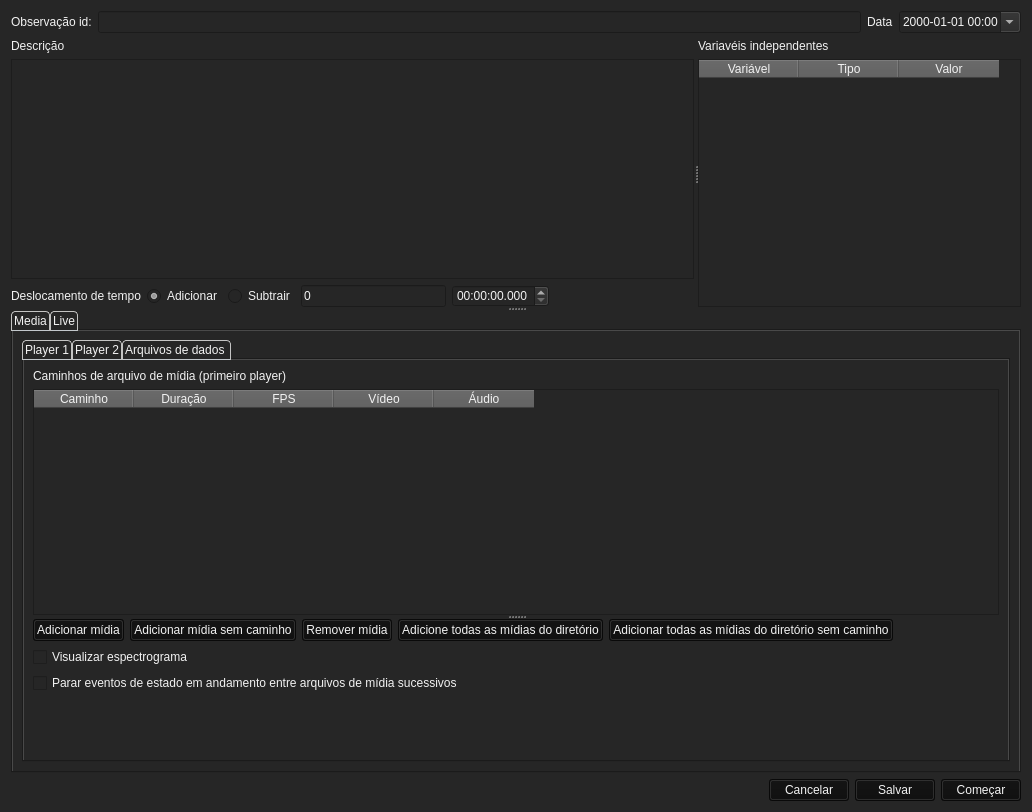
<?xml version="1.0" encoding="UTF-8"?>
<ui version="4.0">
 <class>Form</class>
 <widget class="QWidget" name="Form">
  <property name="geometry">
   <rect>
    <x>0</x>
    <y>0</y>
    <width>1032</width>
    <height>812</height>
   </rect>
  </property>
  <property name="windowTitle">
   <string>Nova Observação</string>
  </property>
  <property name="windowIcon">
   <iconset>
    <normaloff>logo.png</normaloff>logo.png</iconset>
  </property>
  <property name="styleSheet">
   <string notr="true">background-color: rgb(38, 38, 38);
color: rgb(242, 242, 242);</string>
  </property>
  <layout class="QVBoxLayout" name="verticalLayout_12">
   <item>
    <layout class="QHBoxLayout" name="horizontalLayout_2">
     <item>
      <widget class="QLabel" name="label">
       <property name="text">
        <string>Observação id:</string>
       </property>
      </widget>
     </item>
     <item>
      <widget class="QLineEdit" name="leObservationId"/>
     </item>
     <item>
      <widget class="QLabel" name="label_8">
       <property name="text">
        <string>Data</string>
       </property>
      </widget>
     </item>
     <item>
      <widget class="QDateTimeEdit" name="dteDate">
       <property name="displayFormat">
        <string>yyyy-MM-dd hh:mm</string>
       </property>
       <property name="calendarPopup">
        <bool>true</bool>
       </property>
      </widget>
     </item>
    </layout>
   </item>
   <item>
    <widget class="QSplitter" name="splitter_2">
     <property name="orientation">
      <enum>Qt::Vertical</enum>
     </property>
     <widget class="QSplitter" name="splitter">
      <property name="orientation">
       <enum>Qt::Horizontal</enum>
      </property>
      <widget class="QWidget" name="layoutWidget">
       <layout class="QVBoxLayout" name="verticalLayout_2">
        <item>
         <widget class="QLabel" name="label_9">
          <property name="sizePolicy">
           <sizepolicy hsizetype="Preferred" vsizetype="Preferred">
            <horstretch>0</horstretch>
            <verstretch>0</verstretch>
           </sizepolicy>
          </property>
          <property name="text">
           <string>Descrição</string>
          </property>
          <property name="alignment">
           <set>Qt::AlignLeading|Qt::AlignLeft|Qt::AlignVCenter</set>
          </property>
         </widget>
        </item>
        <item>
         <widget class="QTextEdit" name="teDescription">
          <property name="sizePolicy">
           <sizepolicy hsizetype="Expanding" vsizetype="Expanding">
            <horstretch>0</horstretch>
            <verstretch>0</verstretch>
           </sizepolicy>
          </property>
          <property name="maximumSize">
           <size>
            <width>16777215</width>
            <height>16777215</height>
           </size>
          </property>
          <property name="acceptDrops">
           <bool>false</bool>
          </property>
         </widget>
        </item>
        <item>
         <layout class="QHBoxLayout" name="horizontalLayout_6">
          <item>
           <widget class="QLabel" name="lbTimeOffset">
            <property name="text">
             <string>Deslocamento de tempo</string>
            </property>
           </widget>
          </item>
          <item>
           <widget class="QRadioButton" name="rbAdd">
            <property name="text">
             <string>Adicionar</string>
            </property>
            <property name="checked">
             <bool>true</bool>
            </property>
           </widget>
          </item>
          <item>
           <widget class="QRadioButton" name="rbSubstract">
            <property name="text">
             <string>Subtrair</string>
            </property>
           </widget>
          </item>
          <item>
           <widget class="QLineEdit" name="leTimeOffset">
            <property name="text">
             <string>0</string>
            </property>
           </widget>
          </item>
          <item>
           <widget class="QTimeEdit" name="teTimeOffset">
            <property name="displayFormat">
             <string>hh:mm:ss.zzz</string>
            </property>
           </widget>
          </item>
          <item>
           <spacer name="horizontalSpacer_2">
            <property name="orientation">
             <enum>Qt::Horizontal</enum>
            </property>
            <property name="sizeHint" stdset="0">
             <size>
              <width>40</width>
              <height>20</height>
             </size>
            </property>
           </spacer>
          </item>
         </layout>
        </item>
       </layout>
      </widget>
      <widget class="QWidget" name="layoutWidget">
       <layout class="QVBoxLayout" name="verticalLayout_11" stretch="0,0">
        <item>
         <widget class="QLabel" name="label_3">
          <property name="text">
           <string>Variavéis independentes</string>
          </property>
         </widget>
        </item>
        <item>
         <widget class="QTableWidget" name="twIndepVariables">
          <property name="styleSheet">
           <string notr="true">QTableWidget::item {
  selection-background-color: rgb(89, 89, 89);
  selection-color: rgb(242, 242, 242);
}

QTableWidget::item:selected{
	selection-background-color: rgb(38, 38, 38);
    selection-color: rgb(242, 242, 242); 
}

QHeaderView::section
{
  background-color: rgb(89, 89, 89);
  color: rgb(242, 242, 242);
}
QTableWidget QListWidget {
	background-color: rgb(38, 38, 38);
	color: rgb(242, 242, 242);
}</string>
          </property>
          <column>
           <property name="text">
            <string>Variável</string>
           </property>
          </column>
          <column>
           <property name="text">
            <string>Tipo</string>
           </property>
          </column>
          <column>
           <property name="text">
            <string>Valor</string>
           </property>
          </column>
         </widget>
        </item>
       </layout>
      </widget>
     </widget>
     <widget class="QWidget" name="layoutWidget">
      <layout class="QVBoxLayout" name="verticalLayout_9">
       <item>
        <widget class="QTabWidget" name="tabProjectType">
         <property name="enabled">
          <bool>true</bool>
         </property>
         <property name="maximumSize">
          <size>
           <width>16777215</width>
           <height>16777215</height>
          </size>
         </property>
         <property name="styleSheet">
          <string notr="true">QTabBar::tab  {
    background: rgb(38, 38, 38);
    border: 1px solid #C4C4C3;
    border-bottom-color: #C2C7CB; /* same as the pane color */
    border-top-left-radius: 4px;
    border-top-right-radius: 4px;
    min-width: 8ex;
    padding: 2px;
}</string>
         </property>
         <property name="tabShape">
          <enum>QTabWidget::Rounded</enum>
         </property>
         <property name="currentIndex">
          <number>0</number>
         </property>
         <property name="usesScrollButtons">
          <bool>false</bool>
         </property>
         <property name="documentMode">
          <bool>false</bool>
         </property>
         <property name="tabsClosable">
          <bool>false</bool>
         </property>
         <property name="movable">
          <bool>false</bool>
         </property>
         <widget class="QWidget" name="tabVideo">
          <attribute name="title">
           <string>Media</string>
          </attribute>
          <layout class="QVBoxLayout" name="verticalLayout_14">
           <item>
            <widget class="QTabWidget" name="tabWidget">
             <property name="currentIndex">
              <number>0</number>
             </property>
             <widget class="QWidget" name="tab_player_1">
              <property name="styleSheet">
               <string notr="true">color: rgb(242, 242, 242);</string>
              </property>
              <attribute name="title">
               <string>Player 1</string>
              </attribute>
              <layout class="QVBoxLayout" name="verticalLayout_5">
               <item>
                <widget class="QSplitter" name="splitter_3">
                 <property name="orientation">
                  <enum>Qt::Vertical</enum>
                 </property>
                 <widget class="QWidget" name="layoutWidget">
                  <layout class="QVBoxLayout" name="verticalLayout_3">
                   <item>
                    <widget class="QLabel" name="label_5">
                     <property name="text">
                      <string>Caminhos de arquivo de mídia (primeiro player)</string>
                     </property>
                    </widget>
                   </item>
                   <item>
                    <widget class="QTableWidget" name="twVideo1">
                     <property name="styleSheet">
                      <string notr="true">QTableWidget::item {
  selection-background-color: rgb(89, 89, 89);
  selection-color: rgb(242, 242, 242);
}

QTableWidget::item:selected{
	selection-background-color: rgb(38, 38, 38);
    selection-color: rgb(242, 242, 242); 
}

QHeaderView::section
{
  background-color: rgb(89, 89, 89);
  color: rgb(242, 242, 242);
}</string>
                     </property>
                     <property name="editTriggers">
                      <set>QAbstractItemView::NoEditTriggers</set>
                     </property>
                     <property name="selectionMode">
                      <enum>QAbstractItemView::SingleSelection</enum>
                     </property>
                     <property name="selectionBehavior">
                      <enum>QAbstractItemView::SelectRows</enum>
                     </property>
                     <column>
                      <property name="text">
                       <string>Caminho</string>
                      </property>
                     </column>
                     <column>
                      <property name="text">
                       <string>Duração</string>
                      </property>
                     </column>
                     <column>
                      <property name="text">
                       <string>FPS</string>
                      </property>
                     </column>
                     <column>
                      <property name="text">
                       <string>Vídeo</string>
                      </property>
                     </column>
                     <column>
                      <property name="text">
                       <string>Áudio</string>
                      </property>
                     </column>
                    </widget>
                   </item>
                  </layout>
                 </widget>
                 <widget class="QWidget" name="layoutWidget">
                  <layout class="QVBoxLayout" name="verticalLayout">
                   <item>
                    <layout class="QHBoxLayout" name="horizontalLayout_3">
                     <item>
                      <widget class="QPushButton" name="pbAddVideo">
                       <property name="cursor">
                        <cursorShape>PointingHandCursor</cursorShape>
                       </property>
                       <property name="styleSheet">
                        <string notr="true">background-color: rgb(13, 13, 13);</string>
                       </property>
                       <property name="text">
                        <string>Adicionar mídia</string>
                       </property>
                      </widget>
                     </item>
                     <item>
                      <widget class="QPushButton" name="pb_add_media_without_path">
                       <property name="cursor">
                        <cursorShape>PointingHandCursor</cursorShape>
                       </property>
                       <property name="styleSheet">
                        <string notr="true">background-color: rgb(13, 13, 13);</string>
                       </property>
                       <property name="text">
                        <string>Adicionar mídia sem caminho</string>
                       </property>
                      </widget>
                     </item>
                     <item>
                      <widget class="QPushButton" name="pbRemoveVideo">
                       <property name="cursor">
                        <cursorShape>PointingHandCursor</cursorShape>
                       </property>
                       <property name="styleSheet">
                        <string notr="true">background-color: rgb(13, 13, 13);</string>
                       </property>
                       <property name="text">
                        <string>Remover mídia</string>
                       </property>
                      </widget>
                     </item>
                     <item>
                      <widget class="QPushButton" name="pbAddMediaFromDir">
                       <property name="cursor">
                        <cursorShape>PointingHandCursor</cursorShape>
                       </property>
                       <property name="styleSheet">
                        <string notr="true">background-color: rgb(13, 13, 13);</string>
                       </property>
                       <property name="text">
                        <string>Adicione todas as mídias do diretório</string>
                       </property>
                      </widget>
                     </item>
                     <item>
                      <widget class="QPushButton" name="pb_add_all_media_from_dir_without_path">
                       <property name="cursor">
                        <cursorShape>PointingHandCursor</cursorShape>
                       </property>
                       <property name="styleSheet">
                        <string notr="true">background-color: rgb(13, 13, 13);</string>
                       </property>
                       <property name="text">
                        <string>Adicionar todas as mídias do diretório sem caminho</string>
                       </property>
                      </widget>
                     </item>
                     <item>
                      <spacer name="horizontalSpacer_6">
                       <property name="orientation">
                        <enum>Qt::Horizontal</enum>
                       </property>
                       <property name="sizeHint" stdset="0">
                        <size>
                         <width>40</width>
                         <height>20</height>
                        </size>
                       </property>
                      </spacer>
                     </item>
                    </layout>
                   </item>
                   <item>
                    <widget class="QCheckBox" name="cbVisualizeSpectrogram">
                     <property name="text">
                      <string>Visualizar espectrograma</string>
                     </property>
                    </widget>
                   </item>
                   <item>
                    <widget class="QCheckBox" name="cbCloseCurrentBehaviorsBetweenVideo">
                     <property name="text">
                      <string>Parar eventos de estado em andamento entre arquivos de mídia sucessivos</string>
                     </property>
                    </widget>
                   </item>
                   <item>
                    <spacer name="verticalSpacer">
                     <property name="orientation">
                      <enum>Qt::Vertical</enum>
                     </property>
                     <property name="sizeType">
                      <enum>QSizePolicy::MinimumExpanding</enum>
                     </property>
                     <property name="sizeHint" stdset="0">
                      <size>
                       <width>20</width>
                       <height>40</height>
                      </size>
                     </property>
                    </spacer>
                   </item>
                  </layout>
                 </widget>
                </widget>
               </item>
              </layout>
             </widget>
             <widget class="QWidget" name="tab_player_2">
              <property name="styleSheet">
               <string notr="true">color: rgb(242, 242, 242);</string>
              </property>
              <attribute name="title">
               <string>Player 2</string>
              </attribute>
              <layout class="QVBoxLayout" name="verticalLayout_7">
               <item>
                <widget class="QSplitter" name="splitter_4">
                 <property name="orientation">
                  <enum>Qt::Vertical</enum>
                 </property>
                 <widget class="QWidget" name="layoutWidget">
                  <layout class="QVBoxLayout" name="verticalLayout_4">
                   <item>
                    <widget class="QLabel" name="label_2">
                     <property name="text">
                      <string>Caminhos de arquivo de mídia para o segundo player(serão reproduzidos simultaneamente)</string>
                     </property>
                    </widget>
                   </item>
                   <item>
                    <widget class="QTableWidget" name="twVideo2">
                     <property name="styleSheet">
                      <string notr="true">QTableWidget::item {
  selection-background-color: rgb(89, 89, 89);
  selection-color: rgb(242, 242, 242);
}

QTableWidget::item:selected{
	selection-background-color: rgb(38, 38, 38);
    selection-color: rgb(242, 242, 242); 
}

QHeaderView::section
{
  background-color: rgb(89, 89, 89);
  color: rgb(242, 242, 242);
}</string>
                     </property>
                     <column>
                      <property name="text">
                       <string>Caminho</string>
                      </property>
                     </column>
                     <column>
                      <property name="text">
                       <string>Duração</string>
                      </property>
                     </column>
                     <column>
                      <property name="text">
                       <string>FPS</string>
                      </property>
                     </column>
                     <column>
                      <property name="text">
                       <string>Vídeo</string>
                      </property>
                     </column>
                     <column>
                      <property name="text">
                       <string>Áudio</string>
                      </property>
                     </column>
                    </widget>
                   </item>
                  </layout>
                 </widget>
                 <widget class="QWidget" name="layoutWidget">
                  <layout class="QVBoxLayout" name="verticalLayout_6">
                   <item>
                    <layout class="QHBoxLayout" name="horizontalLayout_4">
                     <item>
                      <widget class="QPushButton" name="pbAddVideo_2">
                       <property name="cursor">
                        <cursorShape>PointingHandCursor</cursorShape>
                       </property>
                       <property name="styleSheet">
                        <string notr="true">background-color: rgb(13, 13, 13);</string>
                       </property>
                       <property name="text">
                        <string>Adicionar mídia</string>
                       </property>
                      </widget>
                     </item>
                     <item>
                      <widget class="QPushButton" name="pb_add_media_without_path2">
                       <property name="cursor">
                        <cursorShape>PointingHandCursor</cursorShape>
                       </property>
                       <property name="styleSheet">
                        <string notr="true">background-color: rgb(13, 13, 13);</string>
                       </property>
                       <property name="text">
                        <string>Adicionar mídia sem caminho</string>
                       </property>
                      </widget>
                     </item>
                     <item>
                      <widget class="QPushButton" name="pbRemoveVideo_2">
                       <property name="cursor">
                        <cursorShape>PointingHandCursor</cursorShape>
                       </property>
                       <property name="styleSheet">
                        <string notr="true">background-color: rgb(13, 13, 13);</string>
                       </property>
                       <property name="text">
                        <string>Remover mídia</string>
                       </property>
                      </widget>
                     </item>
                     <item>
                      <spacer name="horizontalSpacer_5">
                       <property name="orientation">
                        <enum>Qt::Horizontal</enum>
                       </property>
                       <property name="sizeHint" stdset="0">
                        <size>
                         <width>40</width>
                         <height>20</height>
                        </size>
                       </property>
                      </spacer>
                     </item>
                    </layout>
                   </item>
                   <item>
                    <layout class="QHBoxLayout" name="horizontalLayout_7">
                     <item>
                      <widget class="QLabel" name="lbTimeOffset_2">
                       <property name="text">
                        <string>Deslocamento de tempo para o segundo jogador</string>
                       </property>
                      </widget>
                     </item>
                     <item>
                      <widget class="QRadioButton" name="rbEarlier">
                       <property name="text">
                        <string>Cedo</string>
                       </property>
                       <property name="checked">
                        <bool>true</bool>
                       </property>
                      </widget>
                     </item>
                     <item>
                      <widget class="QRadioButton" name="rbLater">
                       <property name="text">
                        <string>Tarde</string>
                       </property>
                      </widget>
                     </item>
                     <item>
                      <widget class="QLineEdit" name="leTimeOffset_2">
                       <property name="text">
                        <string>0</string>
                       </property>
                      </widget>
                     </item>
                     <item>
                      <widget class="QTimeEdit" name="teTimeOffset_2">
                       <property name="displayFormat">
                        <string>hh:mm:ss.zzz</string>
                       </property>
                      </widget>
                     </item>
                     <item>
                      <spacer name="horizontalSpacer_4">
                       <property name="orientation">
                        <enum>Qt::Horizontal</enum>
                       </property>
                       <property name="sizeHint" stdset="0">
                        <size>
                         <width>40</width>
                         <height>20</height>
                        </size>
                       </property>
                      </spacer>
                     </item>
                    </layout>
                   </item>
                   <item>
                    <spacer name="verticalSpacer_3">
                     <property name="orientation">
                      <enum>Qt::Vertical</enum>
                     </property>
                     <property name="sizeHint" stdset="0">
                      <size>
                       <width>20</width>
                       <height>40</height>
                      </size>
                     </property>
                    </spacer>
                   </item>
                  </layout>
                 </widget>
                </widget>
               </item>
              </layout>
             </widget>
             <widget class="QWidget" name="tab_data_files">
              <property name="styleSheet">
               <string notr="true">color: rgb(242, 242, 242);</string>
              </property>
              <attribute name="title">
               <string>Arquivos de dados </string>
              </attribute>
              <layout class="QVBoxLayout" name="verticalLayout_17">
               <item>
                <widget class="QSplitter" name="splitter_5">
                 <property name="orientation">
                  <enum>Qt::Vertical</enum>
                 </property>
                 <widget class="QWidget" name="layoutWidget">
                  <layout class="QVBoxLayout" name="verticalLayout_15">
                   <item>
                    <widget class="QLabel" name="label_7">
                     <property name="text">
                      <string>Arquivos de dados para traçar</string>
                     </property>
                    </widget>
                   </item>
                   <item>
                    <widget class="QTableWidget" name="tw_data_files">
                     <property name="styleSheet">
                      <string notr="true">QTableWidget::item {
  selection-background-color: rgb(89, 89, 89);
  selection-color: rgb(242, 242, 242);
}

QTableWidget::item:selected{
	selection-background-color: rgb(38, 38, 38);
    selection-color: rgb(242, 242, 242); 
}

QHeaderView::section
{
  background-color: rgb(89, 89, 89);
  color: rgb(242, 242, 242);
}</string>
                     </property>
                     <column>
                      <property name="text">
                       <string>Caminho</string>
                      </property>
                     </column>
                     <column>
                      <property name="text">
                       <string>Colunas para traçar</string>
                      </property>
                     </column>
                     <column>
                      <property name="text">
                       <string>Título do lote</string>
                      </property>
                     </column>
                     <column>
                      <property name="text">
                       <string>Nome variável</string>
                      </property>
                     </column>
                     <column>
                      <property name="text">
                       <string>Conversores</string>
                      </property>
                     </column>
                     <column>
                      <property name="text">
                       <string>Intervalo(s) de tempo</string>
                      </property>
                     </column>
                     <column>
                      <property name="text">
                       <string>Posição(ões) inicial(is)</string>
                      </property>
                     </column>
                     <column>
                      <property name="text">
                       <string>Subtrair primeiro valor</string>
                      </property>
                     </column>
                     <column>
                      <property name="text">
                       <string>Cor</string>
                      </property>
                     </column>
                    </widget>
                   </item>
                  </layout>
                 </widget>
                 <widget class="QWidget" name="layoutWidget">
                  <layout class="QVBoxLayout" name="verticalLayout_16">
                   <item>
                    <layout class="QHBoxLayout" name="horizontalLayout_5">
                     <item>
                      <widget class="QPushButton" name="pb_add_data_file">
                       <property name="cursor">
                        <cursorShape>PointingHandCursor</cursorShape>
                       </property>
                       <property name="styleSheet">
                        <string notr="true">background-color: rgb(13, 13, 13);</string>
                       </property>
                       <property name="text">
                        <string>Adicionar arquivos de dados</string>
                       </property>
                      </widget>
                     </item>
                     <item>
                      <widget class="QPushButton" name="pb_add_data_file_wo_path">
                       <property name="cursor">
                        <cursorShape>PointingHandCursor</cursorShape>
                       </property>
                       <property name="styleSheet">
                        <string notr="true">background-color: rgb(13, 13, 13);</string>
                       </property>
                       <property name="text">
                        <string>Adicionar arquivo de dados sem caminho</string>
                       </property>
                      </widget>
                     </item>
                     <item>
                      <widget class="QPushButton" name="pb_view_data_head">
                       <property name="cursor">
                        <cursorShape>PointingHandCursor</cursorShape>
                       </property>
                       <property name="styleSheet">
                        <string notr="true">background-color: rgb(13, 13, 13);</string>
                       </property>
                       <property name="text">
                        <string>Visualizar as primeiras linhas</string>
                       </property>
                      </widget>
                     </item>
                     <item>
                      <widget class="QPushButton" name="pb_plot_data">
                       <property name="cursor">
                        <cursorShape>PointingHandCursor</cursorShape>
                       </property>
                       <property name="styleSheet">
                        <string notr="true">background-color: rgb(13, 13, 13);</string>
                       </property>
                       <property name="text">
                        <string>mostrar enredo</string>
                       </property>
                      </widget>
                     </item>
                     <item>
                      <widget class="QPushButton" name="pb_remove_data_file">
                       <property name="cursor">
                        <cursorShape>PointingHandCursor</cursorShape>
                       </property>
                       <property name="styleSheet">
                        <string notr="true">background-color: rgb(13, 13, 13);</string>
                       </property>
                       <property name="text">
                        <string>Remover arquivos de dados</string>
                       </property>
                      </widget>
                     </item>
                     <item>
                      <spacer name="horizontalSpacer_7">
                       <property name="orientation">
                        <enum>Qt::Horizontal</enum>
                       </property>
                       <property name="sizeHint" stdset="0">
                        <size>
                         <width>40</width>
                         <height>20</height>
                        </size>
                       </property>
                      </spacer>
                     </item>
                    </layout>
                   </item>
                   <item>
                    <spacer name="verticalSpacer_4">
                     <property name="orientation">
                      <enum>Qt::Vertical</enum>
                     </property>
                     <property name="sizeHint" stdset="0">
                      <size>
                       <width>20</width>
                       <height>40</height>
                      </size>
                     </property>
                    </spacer>
                   </item>
                  </layout>
                 </widget>
                </widget>
               </item>
              </layout>
             </widget>
            </widget>
           </item>
          </layout>
         </widget>
         <widget class="QWidget" name="tabLive">
          <attribute name="title">
           <string>Live</string>
          </attribute>
          <layout class="QVBoxLayout" name="verticalLayout_10">
           <item>
            <layout class="QVBoxLayout" name="verticalLayout_8">
             <item>
              <layout class="QHBoxLayout" name="horizontalLayout_8">
               <item>
                <widget class="QLabel" name="label_4">
                 <property name="text">
                  <string>Amostragem de digitalização a cada</string>
                 </property>
                </widget>
               </item>
               <item>
                <widget class="QSpinBox" name="sbScanSampling">
                 <property name="maximum">
                  <number>1000000</number>
                 </property>
                </widget>
               </item>
               <item>
                <widget class="QLabel" name="label_6">
                 <property name="text">
                  <string>segundos</string>
                 </property>
                </widget>
               </item>
               <item>
                <spacer name="horizontalSpacer">
                 <property name="orientation">
                  <enum>Qt::Horizontal</enum>
                 </property>
                 <property name="sizeHint" stdset="0">
                  <size>
                   <width>40</width>
                   <height>20</height>
                  </size>
                 </property>
                </spacer>
               </item>
              </layout>
             </item>
             <item>
              <spacer name="verticalSpacer_2">
               <property name="orientation">
                <enum>Qt::Vertical</enum>
               </property>
               <property name="sizeHint" stdset="0">
                <size>
                 <width>20</width>
                 <height>40</height>
                </size>
               </property>
              </spacer>
             </item>
            </layout>
           </item>
          </layout>
         </widget>
        </widget>
       </item>
       <item>
        <layout class="QHBoxLayout" name="horizontalLayout">
         <item>
          <spacer name="horizontalSpacer_3">
           <property name="orientation">
            <enum>Qt::Horizontal</enum>
           </property>
           <property name="sizeHint" stdset="0">
            <size>
             <width>40</width>
             <height>20</height>
            </size>
           </property>
          </spacer>
         </item>
         <item>
          <widget class="QPushButton" name="pbCancel">
           <property name="cursor">
            <cursorShape>PointingHandCursor</cursorShape>
           </property>
           <property name="styleSheet">
            <string notr="true">background-color: rgb(13, 13, 13);</string>
           </property>
           <property name="text">
            <string>Cancelar</string>
           </property>
          </widget>
         </item>
         <item>
          <widget class="QPushButton" name="pbSave">
           <property name="cursor">
            <cursorShape>PointingHandCursor</cursorShape>
           </property>
           <property name="styleSheet">
            <string notr="true">background-color: rgb(13, 13, 13);</string>
           </property>
           <property name="text">
            <string>Salvar</string>
           </property>
          </widget>
         </item>
         <item>
          <widget class="QPushButton" name="pbLaunch">
           <property name="cursor">
            <cursorShape>PointingHandCursor</cursorShape>
           </property>
           <property name="styleSheet">
            <string notr="true">background-color: rgb(13, 13, 13);</string>
           </property>
           <property name="text">
            <string>Começar</string>
           </property>
          </widget>
         </item>
        </layout>
       </item>
      </layout>
     </widget>
    </widget>
   </item>
  </layout>
 </widget>
 <resources/>
 <connections/>
</ui>
